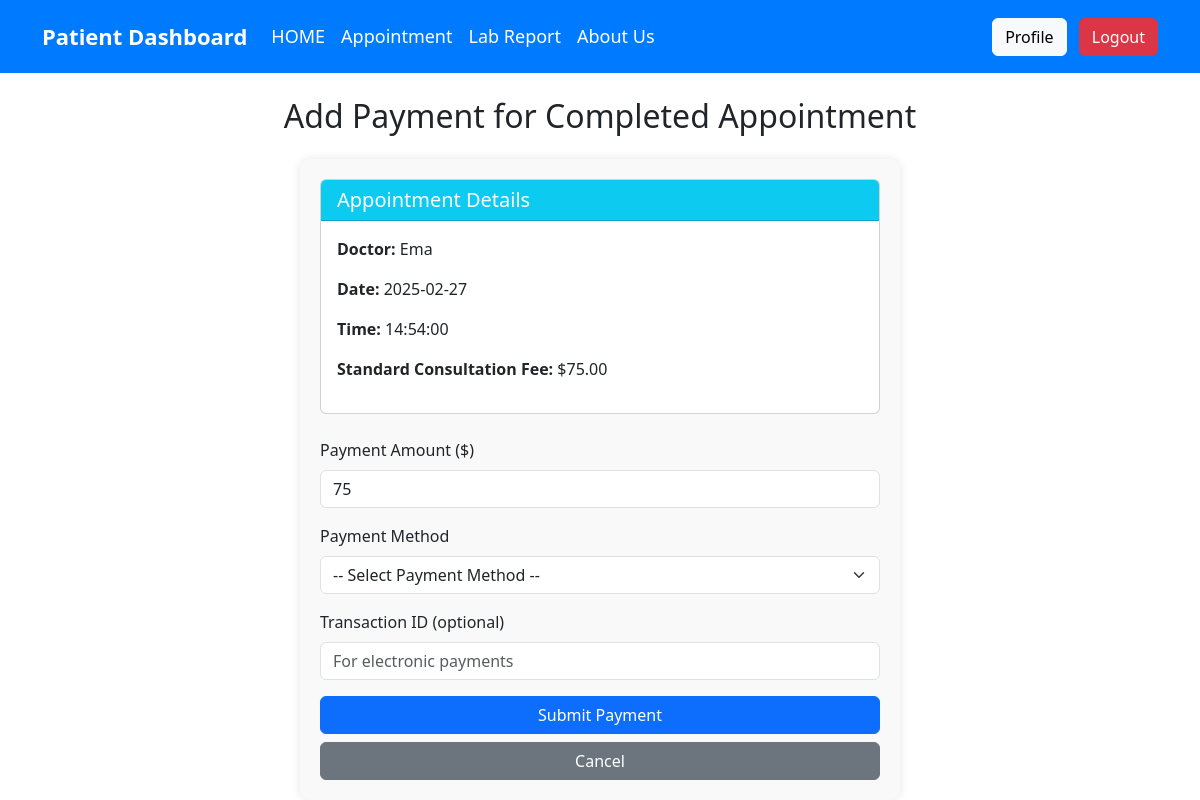
/completed_payment_form.php?id=12 (signed in), run on the app's committed database.
### tables this page shows
CREATE TABLE `appointments` (
  `id` int(11) NOT NULL,
  `patient_id` int(11) NOT NULL,
  `appointment_date` date NOT NULL,
  `appointment_time` time NOT NULL,
  `status` enum('Scheduled','Cancelled','Completed') DEFAULT 'Scheduled',
  `created_at` timestamp NOT NULL DEFAULT current_timestamp(),
  `doctor_id` int(11) NOT NULL,
  `notes` text DEFAULT NULL,
  `doctor_name` varchar(100) DEFAULT NULL
);

CREATE TABLE `staff` (
  `id` int(11) NOT NULL,
  `name` varchar(255) NOT NULL,
  `email` varchar(255) NOT NULL,
  `password` varchar(255) NOT NULL,
  `role` enum('Doctor','Nurse','Receptionist','Admin') NOT NULL,
  `specialization` varchar(50) DEFAULT NULL,
  `created_at` timestamp NOT NULL DEFAULT current_timestamp(),
  `status` enum('active','inactive') DEFAULT 'active'
);

### completed_payment_form.php (the view, shortened to what this page needs)
<?php
include 'db/config.php';
$patient_id = $_SESSION['user_id'];
$appointment_id = isset($_GET['id']) ? (int)$_GET['id'] : 0;
$sql = "SELECT
            appointments.id,
            appointments.appointment_date,
            appointments.appointment_time,
            appointments.status,
            staff.name AS doctor_name
        FROM appointments
        JOIN staff ON appointments.doctor_id = staff.id
        WHERE appointments.id = ? AND appointments.patient_id = ? AND appointments.status = 'Completed'";
$stmt = $conn->prepare($sql);
$stmt->bind_param("ii", $appointment_id, $patient_id);
$stmt->execute();
$result = $stmt->get_result();
$appointment = $result->fetch_assoc();
$consultation_fee = 75.00;
$payment_check = $conn->prepare("SELECT id FROM payments WHERE appointment_id = ?");
$payment_check->bind_param("i", $appointment_id);
$payment_check->execute();
$payment_result = $payment_check->get_result();
$payment_exists = $payment_result->num_rows > 0;
?>
<!DOCTYPE html>
<html lang="en">
<head>
    <link href="https://cdn.jsdelivr.net/npm/bootstrap@5.3.0/dist/css/bootstrap.min.css" rel="stylesheet">
</head>
<body>
<nav class="navbar navbar-expand-lg navbar-custom">
    <div class="container">
        <a class="navbar-brand" href="home.php">Patient Dashboard</a>
        <div class="collapse navbar-collapse" id="navbarNav">
            <ul class="navbar-nav me-auto">
                <li class="nav-item">
                    <a class="nav-link" href="home.php">HOME</a>
                </li>
                <li class="nav-item">
                    <a class="nav-link active" href="appointments.php">Appointment</a>
                </li>
                <li class="nav-item">
                    <a class="nav-link" href="lab_reports.php">Lab Report</a>
                </li>
                <li class="nav-item">
                    <a class="nav-link" href="about.php">About Us</a>
                </li>
            </ul>
            <div>
                <a class="btn btn-light me-2" href="profile.php">Profile</a>
                <a class="btn btn-danger" href="logout.php">Logout</a>
            </div>
        </div>
    </div>
</nav>
<div class="container mt-4">
    <div class="row">
        <div class="col-md-12">
            <h2 class="text-center mb-4">Add Payment for Completed Appointment</h2>
            <?php if ($payment_exists): ?>
                <div class="alert alert-info text-center">
                    <h4>Payment has already been recorded for this appointment.</h4>
                    <a href="appointments.php" class="btn btn-primary mt-3">Return to Appointments</a>
                </div>
            <?php else: ?>
                <div class="payment-form">
                    <div class="card mb-4">
                        <div class="card-header bg-info text-white">
                            <h5 class="mb-0">Appointment Details</h5>
                        </div>
                        <div class="card-body">
                            <p><strong>Doctor:</strong> <?php echo htmlspecialchars($appointment['doctor_name']); ?></p>
                            <p><strong>Date:</strong> <?php echo htmlspecialchars($appointment['appointment_date']); ?></p>
                            <p><strong>Time:</strong> <?php echo htmlspecialchars($appointment['appointment_time']); ?></p>
                            <p><strong>Standard Consultation Fee:</strong> $<?php echo number_format($consultation_fee, 2); ?></p>
                        </div>
                    </div>
                    <form method="post" action="">
                        <div class="mb-3">
                            <label for="amount" class="form-label">Payment Amount ($)</label>
                            <input type="number" class="form-control" id="amount" name="amount" step="0.01" value="<?php echo $consultation_fee; ?>" required>
                        </div>
                        <div class="mb-3">
                            <label for="payment_method" class="form-label">Payment Method</label>
                            <select class="form-select" id="payment_method" name="payment_method" required>
                                <option value="">-- Select Payment Method --</option>
                            </select>
                        </div>
                        <div class="mb-3">
                            <label for="transaction_id" class="form-label">Transaction ID (optional)</label>
                            <input type="text" class="form-control" id="transaction_id" name="transaction_id" placeholder="For electronic payments">
                        </div>
                        <div class="d-grid gap-2">
                            <button type="submit" class="btn btn-primary">Submit Payment</button>
                            <a href="appointments.php" class="btn btn-secondary">Cancel</a>
                        </div>
                    </form>
                </div>
            <?php endif; ?>
        </div>
    </div>
</div>
</body>
</html>

### completed_payment_form.php (style rules this page uses)
.navbar-custom { background-color: #007bff; padding: 15px; }
.navbar-custom .nav-link { color: white !important; font-size: 18px; transition: 0.3s; }
.navbar-brand { font-size: 22px; font-weight: bold; color: white !important; }
.payment-form { max-width: 600px; margin: 0 auto; padding: 20px; border-radius: 10px; box-shadow: 0 0 10px rgba(0,0,0,0.1); background-color: #f9f9f9; }

### data on the page
appointments: staff.name "Ema", appointment_date "2025-02-27", appointment_time "14:54:00"

### other printed values
$consultation_fee "75.00"
